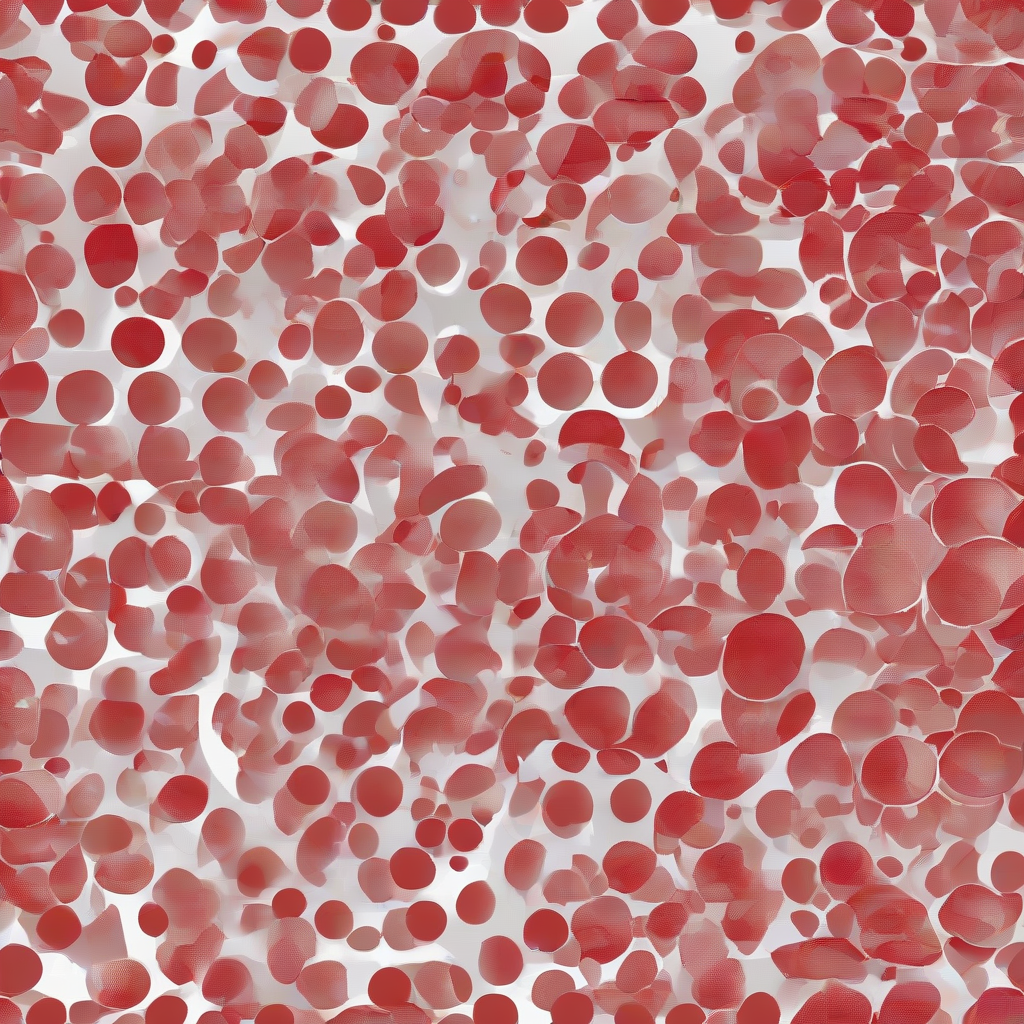

The script that saved this image:
"""
Debug script to isolate self-attention issues.
"""

import torch
from diffusers import StableDiffusionXLPipeline
from core_pulse import SelfAttentionInjector
from core_pulse.utils.logger import set_core_pulse_debug_level

def test_basic_self_attention():
    """Test the most basic self-attention control."""
    print("🔍 Testing Basic Self-Attention Control")
    
    # Enable maximum logging
    set_core_pulse_debug_level('debug')
    
    # Load pipeline
    pipeline = StableDiffusionXLPipeline.from_pretrained(
        "stabilityai/stable-diffusion-xl-base-1.0",
        torch_dtype=torch.float16,
        variant="fp16",
        use_safetensors=True
    )
    
    device = "cuda" if torch.cuda.is_available() else "cpu"
    pipeline.to(device)
    
    prompt = "a simple red circle on a white background"
    
    # Test 1: Generate without self-attention
    print("\n📸 Generating original image...")
    generator = torch.Generator(device=device).manual_seed(42)
    original = pipeline(prompt, generator=generator, num_inference_steps=10).images[0]
    
    # Test 2: Generate with global self-attention enhancement
    print("\n🎛️ Applying GLOBAL self-attention enhancement...")
    generator = torch.Generator(device=device).manual_seed(42)
    
    injector = SelfAttentionInjector(pipeline)
    
    # Apply the simplest possible self-attention manipulation
    injector.enhance_global_coherence(
        attention_scale=3.0,  # Strong effect to see difference
        block="middle:0",     # Just middle block
        sigma_start=15.0,     # Full range
        sigma_end=0.0
    )
    
    print(f"📊 Self-attention configs: {len(injector.patcher.self_attention_configs)}")
    for block_id, configs in injector.patcher.self_attention_configs.items():
        print(f"  - {block_id}: {len(configs)} configs")
        for i, config in enumerate(configs):
            print(f"    Config {i}: {config.interaction_type}, scale={config.attention_scale}")
    
    with injector:
        enhanced = injector(prompt, generator=generator, num_inference_steps=10).images[0]
    
    # Save for comparison
    original.save("debug_original.png")
    enhanced.save("debug_self_attention.png")
    
    print("✅ Test completed. Check debug_original.png vs debug_self_attention.png")

if __name__ == "__main__":
    test_basic_self_attention()
